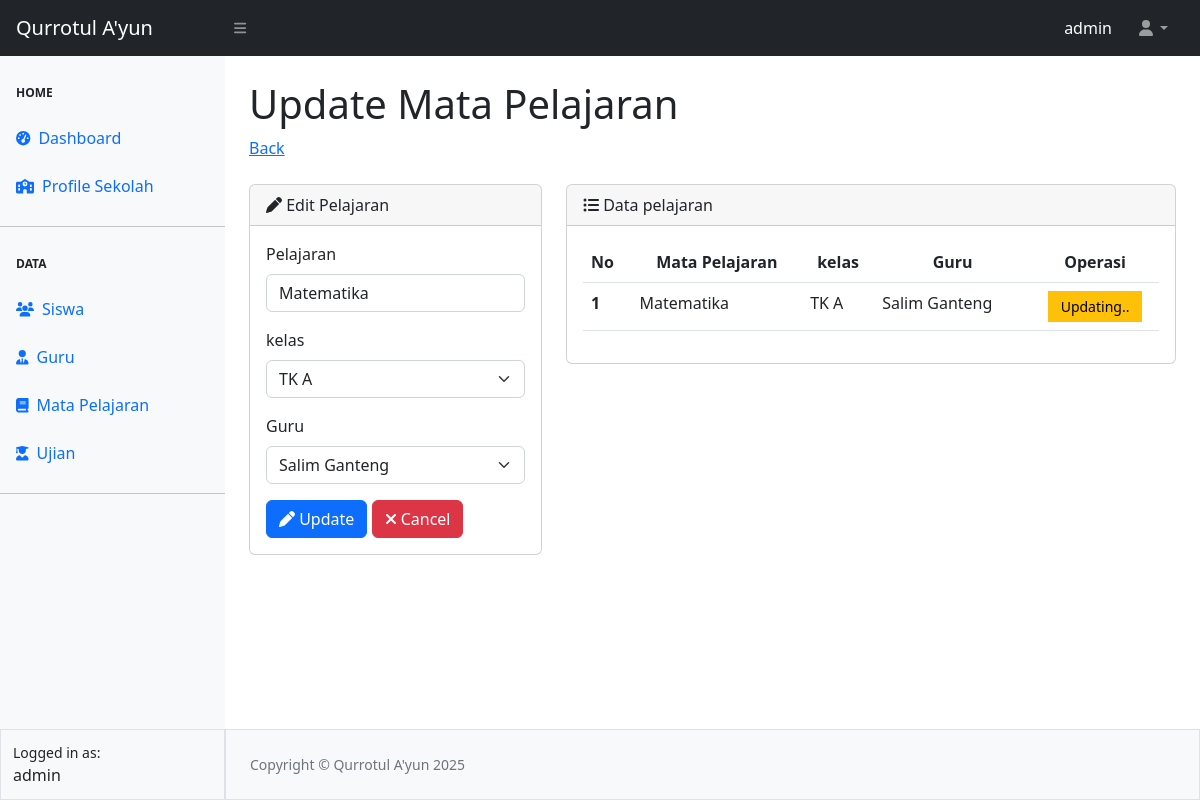
Page /guru/pelajaran/edit-pelajaran.php?id=1 (signed in) on the committed database.
### tables this page shows
CREATE TABLE `tbl_pelajaran` (
  `id` int(11) NOT NULL,
  `pelajaran` varchar(50) NOT NULL,
  `kelas` varchar(50) NOT NULL,
  `guru` varchar(50) NOT NULL
);

### guru/pelajaran/edit-pelajaran.php (the view, shortened to what this page needs)
<?php
require_once "../../config.php";
require_once "../../template/header.php";
require_once "../../template/sidebar-guru.php";
require_once "../../template/navbar.php";
$id = $_GET['id'];
$queryPelajaran = mysqli_query($koneksi, "SELECT * FROM tbl_pelajaran WHERE id = $id");
$data = mysqli_fetch_array($queryPelajaran);
?>
<div id="layoutSidenav_content">
    <main>
        <div class="container-fluid px-4">
            <h1 class="mt-4">Update Mata Pelajaran</h1>
            <ol class="breadcrumb mb-4">
                <li class="breadcrumb-item"><a href="pelajaran.php">Back</a></li>
            </ol>
            <div class="row">
                <div class="col-4">
                    <div class="card">
                        <div class="card-header"><i class="fa-solid fa-pen"></i>
                            Edit Pelajaran
                        </div>
                        <div class="card-body">
                            <form action="proses-pelajaran.php" method="POST">
                                <div class="mb-3">
                                    <label for="pelajaran" class="form-label"> Pelajaran</label>
                                    <input type="text" class="form-control" id="pelajaran" name="pelajaran"
                                        placeholder="Masukkan Nama Pelajaran" value="<?= $data['pelajaran'] ?>" required>
                                </div>
                                <div class="mb-3">
                                    <label for="kelas" class="form-label"> kelas</label>
                                    <select name="kelas" id="kelas" class="form-select" required>
                                        <?php
                                        $kelas = ["TK A", "TK B", "Umum"];
                                        foreach ($kelas as $jrs) {
                                        if ($data['kelas'] == $jrs) { ?>
                                        <option value="<?= $jrs ?>" selected><?= $jrs ?></option>
                                        <?php } else { ?>
                                            <option value="<?= $jrs ?>"><?= $jrs ?></option>
                                        <?php }
                                        }
                                        ?>
                                    </select>
                                </div>
                                <div class="mb-3">
                                    <label for="guru" class="form-label"> Guru</label>
                                    <select name="guru" id="guru" class="form-select" required>
                                        <?php
                                    $queryGuru = mysqli_query($koneksi, "SELECT * FROM tbl_guru");
                                    while ($dataGuru = mysqli_fetch_array($queryGuru)) {
                                        if($data['guru'] == $dataGuru['nama']) { ?>
                                            <option value="<?= $dataGuru['nama'] ?>" selected><?= $dataGuru['nama'] ?></option>
                                            <?php } else { ?>
                                                <option value="<?= $dataGuru['nama'] ?>"><?= $dataGuru['nama'] ?></option>
                                    <?php
                                        }
                                    }
                                    ?>
                                    </select>
                                </div>
                                <button type="submit" class="btn btn-primary" name="update"><i
                                        class="fa-solid fa-pen"></i> Update</button>
                                <a href="pelajaran.php" class="btn btn-danger"><i
                                        class="fa-solid fa-xmark"></i>
                                    Cancel</a>
                            </form>
                        </div>
                    </div>
                </div>
                <div class="col-8">
                    <div class="card">
                        <div class="card-header"><i class="fa-solid fa-list-ul"></i>
                            Data pelajaran
                        </div>
                        <div class="card-body">
                            <table class="table table-hover">
                                <thead>
                                    <tr>
                                        <th scope="col">No</th>
                                        <th scope="col">
                                            <center>Mata Pelajaran</center>
                                        </th>
                                        <th scope="col">
                                            <center>kelas</center>
                                        </th>
                                        <th scope="col">
                                            <center>Guru</center>
                                        </th>
                                        <th scope="col">
                                            <center>Operasi</center>
                                        </th>
                                    </tr>
                                </thead>
                                <tbody>
                                    <?php
                                    $no = 1;
                                     ?>
                                    <tr>
                                        <th scope="row"><?= $no ?></th>
                                        <td><?= $data['pelajaran'] ?></td>
                                        <td><?= $data['kelas'] ?></td>
                                        <td><?= $data['guru'] ?></td>
                                        <td align="center">
                                            <button type="button" class="btn btn-sm btn-warning rounded-0 col-10">Updating..</button>
                                        </td>
                                    </tr>
                                </tbody>
                            </table>
                        </div>
                    </div>
                </div>
            </div>
        </div>
    </main>
    <?php
    require_once "../../template/footer.php"
    ?>

### rows in the picture
tbl_pelajaran: pelajaran "Matematika", kelas "TK A", guru "Salim Ganteng"

### other values in the picture
$_SESSION["ssUser"] "admin"
$no "1"
form field guru "Salim Ganteng"
